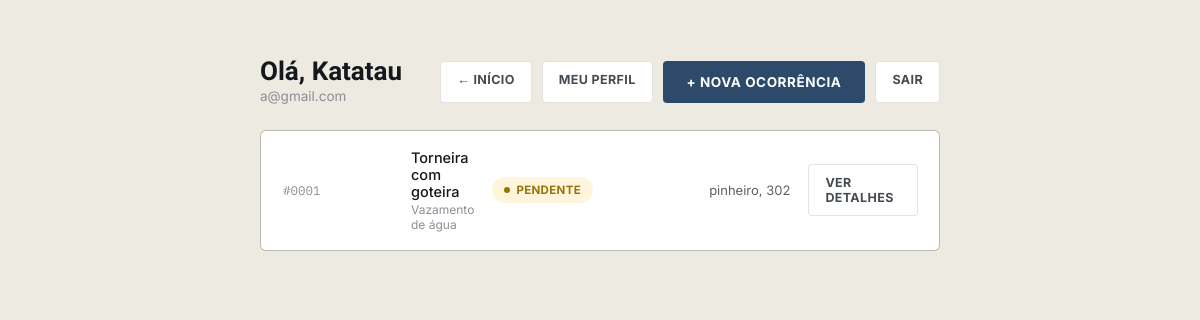
The app's page /php/painel.php (signed in) with its own data.
### tables this page shows
CREATE TABLE `ocorrencias` (
  `id` int(11) NOT NULL,
  `usuario_id` int(11) NOT NULL,
  `categoria` varchar(80) NOT NULL,
  `bairro` varchar(120) NOT NULL,
  `endereco` varchar(200) NOT NULL,
  `descricao` text NOT NULL,
  `foto_path` varchar(255) DEFAULT NULL,
  `status` enum('pendente','em_analise','resolvido') NOT NULL DEFAULT 'pendente',
  `recado_adm` text DEFAULT NULL,
  `recado_atualizado_em` datetime DEFAULT NULL,
  `criado_em` datetime NOT NULL DEFAULT current_timestamp()
);

### php/painel.php (the view, shortened to what this page needs)
<?php
require __DIR__ . '/config.php';
$stmt = $pdo->prepare('SELECT id, categoria, bairro, endereco, descricao, status, criado_em FROM ocorrencias WHERE usuario_id = ? ORDER BY criado_em DESC');
$stmt->execute([$_SESSION['usuario_id']]);
$ocorrencias = $stmt->fetchAll();
$statusInfo = [
    'pendente'    => ['label' => 'Pendente',    'classe' => 'pendente'],
    'em_analise'  => ['label' => 'Em análise',  'classe' => 'analise'],
    'resolvido'   => ['label' => 'Resolvido',   'classe' => 'resolvido'],
];
?>
<!DOCTYPE html>
<html lang="pt-BR">
<head>
<link rel="stylesheet" href="../style.css">
</head>
<body style="background:var(--concrete);">
<div class="painel-wrap">
  <div class="painel-top">
    <div>
      <h1>Olá, <?= htmlspecialchars($_SESSION['usuario_nome']) ?></h1>
      <div class="sub"><?= htmlspecialchars($_SESSION['usuario_email']) ?></div>
    </div>
    <div class="painel-actions">
      <a class="btn-line" href="../index.php">&larr; Início</a>
      <a class="btn-line" href="perfil.php">Meu perfil</a>
      <a class="btn-solid" style="text-decoration:none;" href="Registrar.php">+ Nova ocorrência</a>
      <a class="btn-line" href="logout.php">Sair</a>
    </div>
  </div>
  <?php if (empty($ocorrencias)): ?>
    <div class="empty-state">
      Você ainda não registrou nenhuma ocorrência.
      <br><a href="Registrar.php" style="color:var(--municipal); font-weight:700;">Registrar a primeira</a>
    </div>
  <?php else: ?>
    <div class="card-list">
      <?php foreach ($ocorrencias as $o): ?>
        <?php $info = $statusInfo[$o['status']]; ?>
        <div class="occ-card">
          <span class="proto-id mono">#<?= str_pad($o['id'], 4, '0', STR_PAD_LEFT) ?></span>
          <span class="desc"><?= htmlspecialchars($o['descricao']) ?><span class="cat"><?= htmlspecialchars($o['categoria']) ?></span></span>
          <span class="pill <?= $info['classe'] ?>"><?= $info['label'] ?></span>
          <span class="bairro"><?= htmlspecialchars($o['endereco']) ?></span>
          <a class="btn-line" style="justify-self:end;" href="ocorrencia.php?id=<?= $o['id'] ?>">Ver detalhes</a>
        </div>
      <?php endforeach; ?>
    </div>
  <?php endif; ?>
</div>
</body>
</html>

### style.css (style rules this page uses)
:root { --asphalt:#14181D; --asphalt-2:#1D242B; --concrete:#EDEAE1; --concrete-2:#E1DCCF; --signal:#FFC53D; --signal-2:#F2A900; --municipal:#2E4A6B; --municipal-2:#3E6591; --alert:#E85A32; --ok:#3E9C6F; --ink:#14181D; --paper:#FBF9F4; --line: rgba(20,24,29,0.12); --line-light: rgba(251,249,244,0.16); }
* { box-sizing:border-box; margin:0; padding:0; }
html { scroll-behavior:smooth; }
body { background:var(--paper); color:var(--ink); font-family:'Inter', sans-serif; -webkit-font-smoothing:antialiased; overflow-x:hidden; }
h1,h2,h3,.display { font-family:'Big Shoulders Display', sans-serif; text-transform:uppercase; letter-spacing:0.01em; line-height:0.92; }
.mono { font-family:'IBM Plex Mono', monospace; }
a { color:inherit; }
.btn-solid { background:var(--municipal); color:#fff; border:none; padding:13px 24px; border-radius:4px; font-size:13.5px; font-weight:700; text-transform:uppercase; letter-spacing:0.04em; cursor:pointer; transition:background .2s; }
.card-list { display:flex; flex-direction:column; gap:1px; background:var(--line); border:1px solid var(--line); border-radius:6px; overflow:hidden; }
.occ-card { background:#fff; padding:18px 22px; display:grid; grid-template-columns:110px 1fr 160px 120px 110px; gap:18px; align-items:center; }
.occ-card .proto-id { font-family:'IBM Plex Mono', monospace; font-size:12.5px; color:#8A8F96; }
.occ-card .desc { font-size:14.5px; font-weight:500; }
.occ-card .desc .cat { display:block; font-size:12px; color:#8A8F96; font-weight:400; margin-top:2px; }
.pill { justify-self:start; font-size:11.5px; font-weight:700; text-transform:uppercase; letter-spacing:0.03em; padding:6px 12px; border-radius:20px; display:inline-flex; align-items:center; gap:6px; }
.pill::before { content:''; width:6px; height:6px; border-radius:50%; background:currentColor; }
.pill.pendente { background:rgba(255,197,61,0.18); color:#95740A; }
.occ-card .bairro { font-size:13px; color:#5B6169; text-align:right; }

### php/painel.php (style rules this page uses)
.painel-wrap { max-width:720px; margin:0 auto; padding:60px 20px; }
.painel-top { display:flex; justify-content:space-between; align-items:center; margin-bottom:26px; flex-wrap:wrap; gap:14px; }
.painel-top h1 { font-size:26px; font-weight:800; text-transform:none; letter-spacing:0; }
.painel-top .sub { font-size:13.5px; color:#8A8F96; margin-top:4px; }
.painel-actions { display:flex; gap:10px; }
.btn-line { border:1px solid var(--line); background:#fff; color:#454B52; padding:10px 16px; border-radius:4px; font-size:12.5px; font-weight:700; text-transform:uppercase; letter-spacing:0.03em; text-decoration:none; }

### records on screen
ocorrencias: id "0001", descricao "Torneira com goteira", categoria "Vazamento de água", status "PENDENTE", endereco "pinheiro, 302"

### other values on screen
$_SESSION['usuario_nome'] "Katatau"
$_SESSION['usuario_email'] "a@gmail.com"
